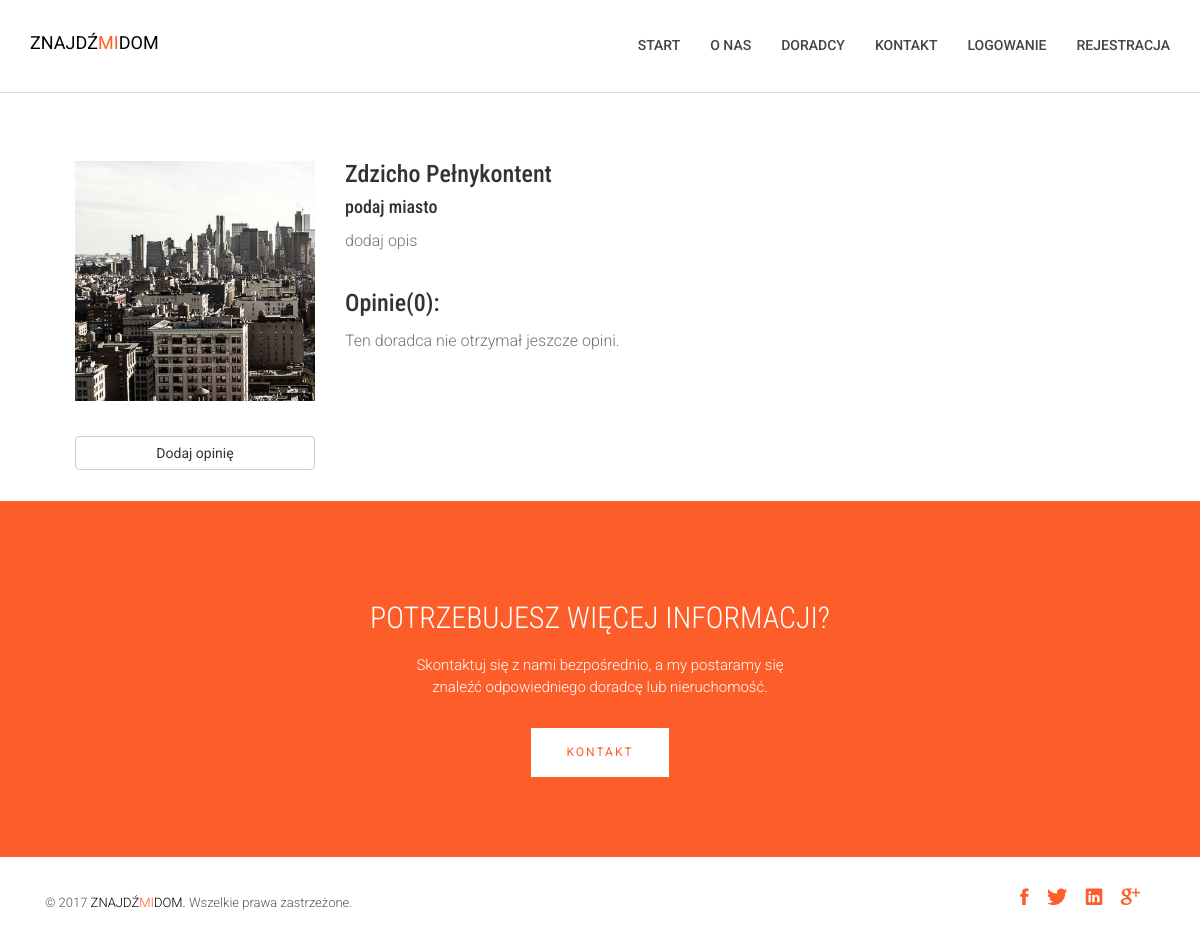
Before: /profiles/14/ with the older database file.
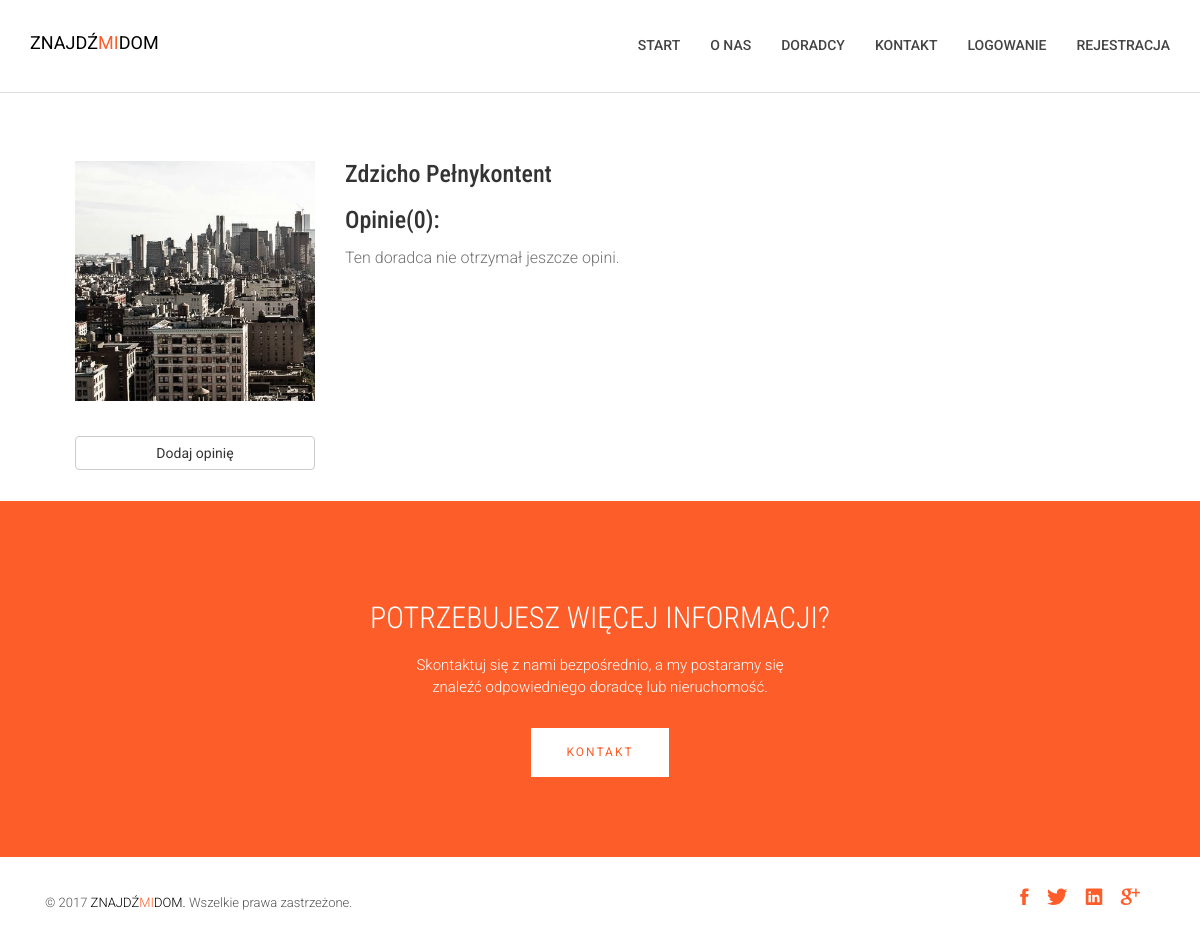
After: the same page with the newer database file.
### profiles/models.py (models this page shows, shortened)
class Profile(models.Model):
	def validate_image(fieldfile_obj):
		filesize = fieldfile_obj.file.size
		megabyte_limit = 1
		if filesize > megabyte_limit*1024*1024:
			raise ValidationError("Zbyt duży rozmiar pliku. Użyj zdjęcia o rozmiarze poniżej %sMB" % str(megabyte_limit))
	user = models.OneToOneField(User, blank=True, null=True)
	avatar = models.ImageField(upload_to='avatar', blank=True, validators=[validate_image])
	description = models.TextField(blank=True)
	city = models.CharField(max_length=100, blank=True)
	updated = models.DateTimeField(auto_now=True, auto_now_add=False)
	timestamp = models.DateTimeField(auto_now=False, auto_now_add=True)
	def get_approved_reviews(self):
		return self.review_set.filter(approved="True")

### profiles/views.py (the view)
# urls.py: url(r'^(?P<pk>\d+)/$', views.profile_detail, name='detail'),
def profile_detail(request, pk):
	profile = get_object_or_404(Profile, pk=pk)
	return render(request, 'profiles/profile_detail.html', {'profile': profile})

### profiles/templates/profiles/profile_detail.html (shortened to what this page needs)
{% extends "base.html" %}
{% load static from staticfiles %}
{% load crispy_forms_tags %}
{% block content%}
<section id="about">
    <div class="container">
        <div class="row">
            <div class="col-md-12 col-sm-12">
                <div class="block wow fadeInDown" data-wow-delay=".2s" data-wow-duration="500ms">
                    <div class="col-md-3 col-sm-3">
                    {% if profile.avatar %}
								<img src="{{ profile.avatar.url}}" id="profil" class="img-responsive" alt="{{ profile.user.get_full_name }}" width=300>
                    {% else %}
                            <img src="{% static '/images/avatar-default.jpg' %}" id="profil" class="img-responsive" alt="{{ profile.user.get_full_name }}" width=300>
                    {% endif %}
                    <div style="margin-top: 15px; ">
                        <br>
                        <a href="{% url 'profiles:add_review' pk=profile.pk %}" class="btn btn-block btn-default" role="button"> Dodaj opinię</a>
                    </div>
                    </div>
                    <div class="col-md-9 col-sm-9">
                        <h3> {{ profile.user.get_full_name }} </h3>
                        {% if profile.city %}
                        <h4> {{ profile.city }} </h4>
                        {% endif %}
                        {% if profile.description %}
                        <p>
                            {{ profile.description}}
                        </p>
                        {% endif %}
                        <h3 >Opinie({{ profile.get_approved_reviews.count }}):</h3>
                        {% if profile.get_approved_reviews %}
                        <div class="quote"><i class="fa fa-quote-left fa-4x"></i></div>
                        <div class="carousel slide" id="fade-quote-carousel" data-ride="carousel" data-interval="10000">
                            <ol class="carousel-indicators">
                            {% for review in profile.get_approved_reviews %}
                                    {% if forloop.first %}
                                        <li data-target="#fade-quote-carousel" data-slide-to="{{ forloop.counter0 }}" class="active"></li>
                                    {% else %}
                                        <li data-target="#fade-quote-carousel" data-slide-to="{{ forloop.counter0 }}"></li>
                                    {% endif %}
                            {% endfor %}
                            </ol>
                            <div class="carousel-inner">
                            {% for review in profile.get_approved_reviews %}
                                    {% if forloop.first %}
                                    <div class="active item">
                                        <blockquote>
                                            <em>{{ review.message }}</em>
                                            <br><strong>{{ review.name }}</strong>
                                        </blockquote>
                                    </div>
                                    {% else %}
                                     <div class="item">
                                        <blockquote>
                                            <em>{{ review.message }}</em>
                                            <br><strong>{{ review.name }}</strong>
                                        </blockquote>
                                    </div>
                                    {% endif %}
                            {% endfor %}
                            </div>
                        </div>
                        {% else %}
                         <p>Ten doradca nie otrzymał jeszcze opini.</p>
                        {% endif %}
                    </div>
                </div>
            </div>
        </div>
    </div>
</section>
<section id="carousel">
    <div class="container">
        <div class="row">
            <div class="col-md-9 col-md-offset-3">
            </div>
        </div>
    </div>
</section>
{% endblock %}

Changed rows visible on the page:
changed Profile "Zdzicho Pełnykontent": city "podaj miasto" → (not shown); description "dodaj opis" → (not shown)
